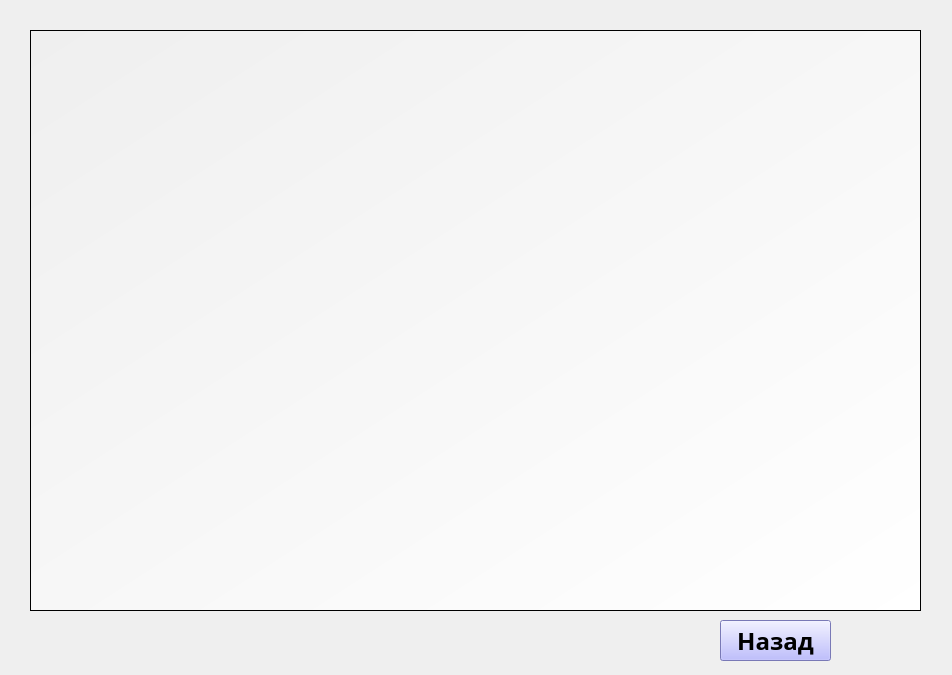
<?xml version="1.0" encoding="UTF-8"?>
<ui version="4.0">
 <class>Form</class>
 <widget class="QWidget" name="Form">
  <property name="geometry">
   <rect>
    <x>0</x>
    <y>0</y>
    <width>952</width>
    <height>675</height>
   </rect>
  </property>
  <property name="windowTitle">
   <string>Form</string>
  </property>
  <widget class="QLabel" name="label">
   <property name="geometry">
    <rect>
     <x>-230</x>
     <y>0</y>
     <width>1281</width>
     <height>691</height>
    </rect>
   </property>
   <property name="text">
    <string/>
   </property>
   <property name="pixmap">
    <pixmap>1653656807_23-celes-club-p-fon-raznotsvetnie-klyaksi-krasivie-24.jpg</pixmap>
   </property>
  </widget>
  <widget class="QTableWidget" name="tableWidget">
   <property name="geometry">
    <rect>
     <x>30</x>
     <y>30</y>
     <width>891</width>
     <height>581</height>
    </rect>
   </property>
   <property name="styleSheet">
    <string notr="true">background-color: qlineargradient(spread:pad, x1:0, y1:0, x2:1, y2:1, stop:0 rgba(0, 0, 0, 0), stop:1 rgba(255, 255, 255, 255));</string>
   </property>
  </widget>
  <widget class="QPushButton" name="pushButton">
   <property name="geometry">
    <rect>
     <x>720</x>
     <y>620</y>
     <width>111</width>
     <height>41</height>
    </rect>
   </property>
   <property name="font">
    <font>
     <family>Gabriola</family>
     <pointsize>18</pointsize>
     <weight>75</weight>
     <bold>true</bold>
    </font>
   </property>
   <property name="styleSheet">
    <string notr="true">background-color: rgb(170, 170, 255);</string>
   </property>
   <property name="text">
    <string>Назад</string>
   </property>
  </widget>
 </widget>
 <resources/>
 <connections/>
</ui>
